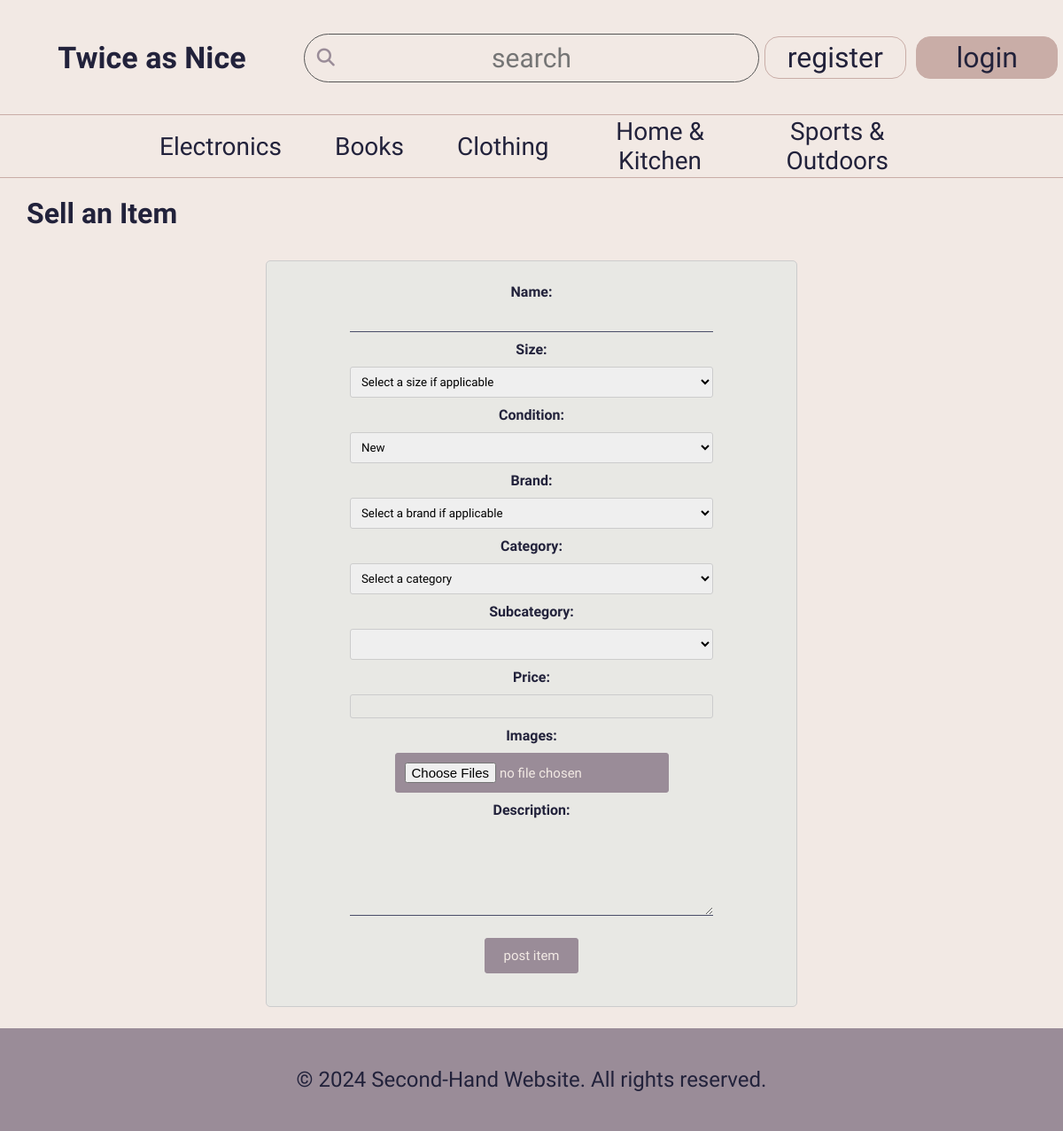
/sell.php, run on the app's committed database.
### tables this page shows
CREATE TABLE categories (
  id INTEGER PRIMARY KEY,
  name VARCHAR NOT NULL UNIQUE
);

### database/items.php (called while the page is built, shortened)
<?php
function getConditions($db)
{
    $stmt = $db->prepare("SELECT * FROM conditions");
    $stmt->execute();
    $conditions = $stmt->fetchAll();
    return $conditions;
}
function getCategories($db)
{
    $stmt = $db->prepare("SELECT * FROM categories");
    $stmt->execute();
    $categories = $stmt->fetchAll();
    return $categories;
}
    $price = getPrice($db, $item['id']);  ?>

### sell.php (the view, shortened to what this page needs)
<?php
    require_once ('database/connection.php');
    require_once ('database/items.php');
    require_once('templates/common.php');
    require_once('templates/categories.php');
    $db = getDatabaseConnection();
    $conditions = getConditions($db);
    $categories = getCategories($db);
    output_categories($db, $categories);
?>
        <h1>Sell an Item</h1>
        <div id="sell-form">
                <form action="actions/action_post_item.php" method="post" enctype="multipart/form-data">
            <label for="name">Name:</label><br>
            <input type="text" id="name" name="name"><br>
            <label for="size">Size:</label><br>
            <select id="size" name="size">
                <option selected disabled>Select a size if applicable</option>
            </select><br>
            <label for="condition">Condition:</label><br>
            <select id="condition" name="condition" required>
                <?php foreach ($conditions as $condition) { ?>
                    <option value="<?php echo $condition['id']; ?>"><?php echo $condition['name']; ?></option>
                <?php } ?>
            </select><br>
            <label for="brand">Brand:</label><br>
            <select id="brand" name="brand">
                <option selected disabled>Select a brand if applicable</option>
            </select><br>
            <label for="category">Category:</label><br>
            <select id="category" name="category" required>
            <option selected disabled value="">Select a category</option>
            </select><br>
            <label for="subcategory">Subcategory:</label><br>
            <select id="subcategory" name="subcategory">
            </select><br>
            <label for="price">Price:</label><br>
            <input type="number" id="price" name="price"  required><br>
            <label for="images">Images:</label><br>
            <input type="file" id="images" name="images[]" multiple required><br>
            <label for="description">Description:</label><br>
            <textarea id="description" name="description" required></textarea><br>
            <input type="submit" value="Post Item">
        </form>
        </div>

### templates/categories.php (shortened to what this page needs)
<?php
    require_once("database/items.php");
        foreach($subcats as $subcat) { ?>
        <?php }
    function output_categories($db, $cats) { ?>
        <nav>
            <ul>
                <?php foreach($cats as $cat) { ?>
                    <li>
                        <a id="choicecatscat<?= $cat['id'] ?>" href="index.php"><?=$cat['name']?></a>
                    </li>
                <?php } ?>
            </ul>
        </nav>
        <main>
<?php }

### css/style.css (style rules this page uses)
body { background-color: #F2E9E4; padding: 0; margin: 0; color: #22223B; }
a { text-decoration: none; color: #22223B; }
nav { border-bottom: 1px solid #C9ADA7; }
nav li a , li h3 { color: #22223B;; text-decoration: none; }
* { font-family: 'Hanken Grotesk', sans-serif; }
nav { font-size: 28px; font-style: normal; font-weight: 200; line-height: normal; }

### css/layout.css (style rules this page uses)
html, body { min-height: 100vh; }
body { display: grid; grid-template-rows: auto auto 1fr auto; }
* { box-sizing: border-box; }
nav ul { margin: 0 auto; padding: 0; display: flex; width: 75%; height: 70px; justify-content: space-around; align-items: center; }
nav li { text-align: center; list-style-type: none; margin: 0 20px 0 20px; padding: 10px; }
main h1 { padding-left: 2.5%; }
main { display: flex; flex-direction: column; }

### css/sell.css (style rules this page uses)
#sell-form { width: 50%; margin: 1% auto 2% auto; padding: 20px; border: 1px solid #ccc; border-radius: 5px; background-color: #e8e8e4; text-align: center; }
#sell-form * { padding: 1%; }
#sell-form label { font-weight: bold; }
#sell-form input[type="text"], #sell-form input[type="number"], #sell-form textarea { border: none; background: none; border-bottom: 1px solid #4A4E69; width: 75%; margin: 10px 0; padding: 5px; }
#sell-form select { width: 75%; margin: 10px 0; padding: 5px; }
#sell-form input[type="submit"], #images { background-color: #9A8C98; color: #F2E9E4; padding: 10px 20px; border: none; border-radius: 3px; cursor: pointer; transition: background-color 0.3s; font-family: "Hanken Grotesk"; font-size: 15px; font-style: normal; font-weight: 300; line-height: normal; text-transform: lowercase; border: 1.5px solid #9A8C98; }
#sell-form textarea { resize: vertical; min-height: 100px; }
#sell-form input[type="file"] { margin-top: 10px; }
#sell-form select, #sell-form input[type="number"] { border-radius: 3px; border: 1px solid #ccc; }
#sell-form select { padding: 8px; }
#sell-form input[type="number"] { padding: 5px; }
#sell-form option[disabled] { color: #999; }
#sell-form option { color: #22223B; }
#images { margin: 10px; padding: 10px; }

### css/checkout.css (style rules this page uses)
#checkout-form #country, #checkout-form #city, #checkout-form #zipcode, input { background-color: transparent; border: none; border-bottom: 1px solid #4A4E69; padding: 0; margin: 2% auto 2% auto; outline: none; }

### data on the page
categories: name "Electronics"
categories: name "Books"
categories: name "Clothing"
categories: name "Home & Kitchen"
categories: name "Sports & Outdoors"

### other printed values
form field condition "New"
